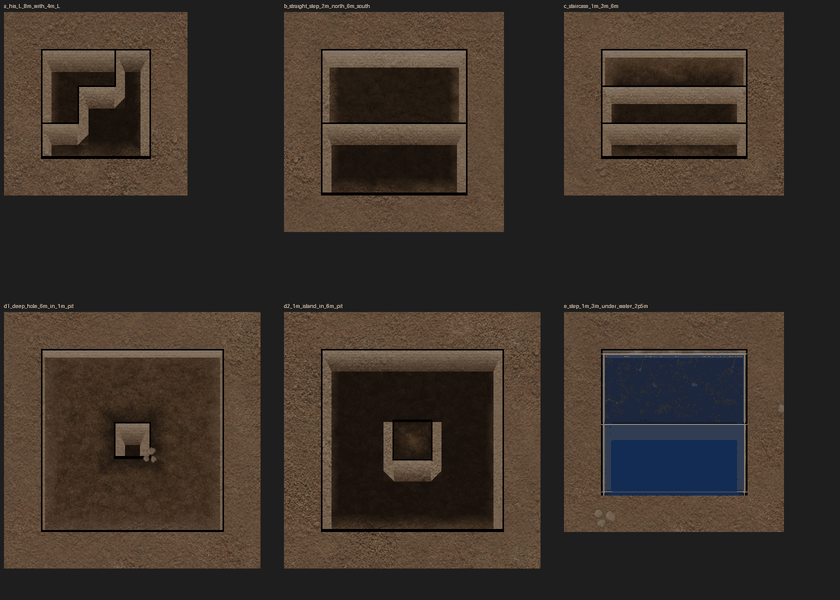
#> input picture design/specs/2026-11-22-stepped-pit-floor-look/img/captures_close_six_pits.png, 840 x 600 px, given in place of UniversalPipe_Atlas.png, which was not available
$ python fix_pipe_cell_geometry.py ../../../../design/specs/2026-11-22-stepped-pit-floor-look/img/captures_close_six_pits.png
#> lines starting #> are read from the running program, lines starting #| are printed output that depends on the picture; after the words box and inside, x2 and y2 are one past the last pixel; in counts of white or black regions, pixels touching at a corner belong together
#!/usr/bin/env python3
"""PIPE_ATLAS_REBUILD_OTHER_LOOKS_KINK: put the Industrial, Modern and Futuristic pipe atlases on the cell geometry that
vanilla Graphic_Linked actually shows (Scrapper already is: art_source/pipe/build_pipe_atlas.py).

The 2026-10-22 composer (Transient/pile_2026-10-22/pipefit/compose.py) took the whole 176 px tile for the cell, but
SubMaterialFromAtlas shows only its inner 132 px (P = 22 px of padding all round). Two defects followed:
  * elbow kink: each elbow was bent on a radius about the TILE corner, so at the shown cell edge the arc is still
    curving and meets the straight neighbour at an angle;
  * couplings in the padding: the half-coupling meant for each joint sits in the never-shown padding, where it is
    sampled only by filtering/mipmaps, and the padding is not the neighbour's continuation (check_pipe_atlas.py).
(The third, the detached north/south caps, was fixed on 2026-10-26 by art_source/pipe/fix_ns_end_caps.py.)

This is a geometric correction, no new drawing (delegation_policy section 2, owner card 2026-10-26 18:46): every pixel
written is the look's own pipe cross-section, read from its own installed straight tiles.
  * every tile: the padding is cleared, then each linked side's padding carries the look's straight cross-section
    (the neighbour's continuation), and the side's boundary line inside the cell is set to that same cross-section;
  * the four elbows (masks 3, 6, 9, 12): the shown cell is redrawn as the look's cross-section swept on a radius of
    half a cell about the shown cell's corner, so each arm leaves the cell edge square-on at the bore of the straights.
Every other pixel of the shown cells (straights, tees, cross, caps, the Modern recolour) is left byte-identical
(written() is the exact set this script owns; Tools/selftest_fw_offline_art.py exempts the same set on Modern).

    fix_pipe_cell_geometry.py                    dry run: write candidates to the work dir and report the measures
    fix_pipe_cell_geometry.py --apply            install the three through art.py (old bytes archived, one-command revert)

Idempotent: the cross-section is a median over the straight's shown pixels inside its boundary lines, which this
script never writes, so a second run reproduces the same pixels.
"""
import subprocess
import sys
from pathlib import Path

import numpy as np
from PIL import Image

ROOT = Path(__file__).resolve().parents[4]
TEX = ROOT / "src/RimMandrake/FlowWorks/Textures/RimMandrake/FlowWorks/Pipe"
ART = ROOT / "src/RimMandrake/Utils/art/art.py"
WORK = ROOT / "Transient" / "pipe_cell_geometry_work"     # inside the clone: art.py put refuses files outside it
LOOKS = ("Industrial", "Modern", "Futuristic")
N, E, S, W = 1, 2, 4, 8
CARD = ("To make the system more fire-and-forget, may I decide this class of art change without you from now on? "
        "→ Yes, delegate this class (Recommended)")
WHY = "delegated: art geometric correction (PIPE_ATLAS_REBUILD_OTHER_LOOKS_KINK; script:src/RimMandrake/FlowWorks/Tools/fix_pipe_cell_geometry.py)"


def geom(atlas):
    T = atlas.shape[1] // 4
    P = T // 8
    return T, P, T - 2 * P


def tile(atlas, m):
    """Tile of link mask m (vanilla Basic: rows of the 4x4 grid counted from the image bottom), as a view."""
    T = atlas.shape[1] // 4
    x, y = m % 4, m // 4
    return atlas[(3 - y) * T:(4 - y) * T, x * T:(x + 1) * T]


def profiles(atlas):
    """(top, hprof, vprof): the bore's first row/column inside the cell and the look's straight cross-sections, the
    per-row median of the E-W straight (mask 10) and per-column median of the N-S straight (mask 5) inside its boundary
    lines, each (W, 4)."""
    T, P, C = geom(atlas)
    h = tile(atlas, E | W)[P:P + C, P:P + C].astype(np.float64)
    v = tile(atlas, N | S)[P:P + C, P:P + C].astype(np.float64)
    rows = np.nonzero(h[:, :, 3].max(1) > 128)[0]
    cols = np.nonzero(v[:, :, 3].max(0) > 128)[0]
    if rows[0] != cols[0] or rows[-1] != cols[-1]:
        raise SystemExit("straights disagree on the bore: rows %s-%s vs cols %s-%s" % (rows[0], rows[-1], cols[0], cols[-1]))
    hp = np.median(h[rows[0]:rows[-1] + 1, 1:-1], axis=1)      # the boundary lines are left out: this script rewrites them
    vp = np.median(v[1:-1, cols[0]:cols[-1] + 1], axis=0)
    return int(rows[0]), hp, vp


def elbow(T, P, C, top, hp, vp, m):
    """The shown cell of elbow m: the cross-section swept about the shown cell's corner between its two linked sides."""
    Wd = hp.shape[0]
    R0 = top                                            # inner radius: the bore starts `top` px from the corner's edges
    cx = P + C if m & E else P                          # corner of the shown cell shared by the two linked sides
    cy = P if m & N else P + C
    yy, xx = np.mgrid[0:T, 0:T].astype(np.float64) + 0.5
    dx, dy = xx - cx, yy - cy
    v = np.hypot(dx, dy) - R0                           # radial position across the bore, 0 at the inner wall
    f = np.arctan2(np.abs(dx), np.abs(dy)) / (np.pi / 2)   # 0 at the E-W end (straight below/above the corner), 1 at the N-S end
    vi = np.clip(np.floor(v).astype(int), 0, Wd - 1)
    hrow = vi if m & N else Wd - 1 - vi                 # E-W end: the inner wall faces the corner's row
    vcol = Wd - 1 - vi if m & E else vi                 # N-S end: the inner wall faces the corner's column
    w = np.clip((0.75 - f) / 0.5, 0, 1)[..., None]   # weight of the E-W cross-section
    rgb = hp[hrow, :3] * w + vp[vcol, :3] * (1 - w)
    cover = np.clip(np.minimum(v, Wd - v) + 0.5, 0, 1)
    inside = np.zeros((T, T), bool)
    inside[P:P + C, P:P + C] = True
    out = np.zeros((T, T, 4))
    out[..., :3] = rgb
    out[..., 3] = 255.0 * cover * inside
    return out


def written(T, P, C, m):
    """The pixels of tile m this correction owns: the padding ring, each linked side's boundary line, a whole elbow."""
    w = np.ones((T, T), bool)
    w[P:P + C, P:P + C] = m in (N | E, E | S, S | W, W | N)
    if m & N: w[P, :] = True
    if m & S: w[P + C - 1, :] = True
    if m & W: w[:, P] = True
    if m & E: w[:, P + C - 1] = True
    return w


def fixed(atlas):
    atlas = atlas.copy()
    T, P, C = geom(atlas)
    top, hp, vp = profiles(atlas)
    Wd = hp.shape[0]
    b0, b1 = P + top, P + top + Wd                      # bore span in tile px
    for m in range(16):
        t = tile(atlas, m)
        new = np.zeros((T, T, 4))
        if m in (N | E, E | S, S | W, W | N):
            new = elbow(T, P, C, top, hp, vp, m)
        # each linked side: the padding is the neighbour's continuation, and the boundary line is the same cross-section
        # (the whole boundary line is cleared first: an elbow's antialiased fringe must not reach the seam)
        if m & N: new[P, :] = 0; new[:P + 1, b0:b1] = vp[None]
        if m & S: new[P + C - 1, :] = 0; new[P + C - 1:, b0:b1] = vp[None]
        if m & W: new[:, P] = 0; new[b0:b1, :P + 1] = hp[:, None]
        if m & E: new[:, P + C - 1] = 0; new[b0:b1, P + C - 1:] = hp[:, None]
        new = np.clip(np.rint(new), 0, 255)
        new[new[..., 3] == 0] = 0                       # no colour under zero alpha (filtering samples it)
        w = written(T, P, C, m)
        t[w] = new[w].astype(np.uint8)                  # every other pixel (the shown straights, tees, caps) untouched
    return atlas


def main(argv):
    apply = "--apply" in argv
    WORK.mkdir(parents=True, exist_ok=True)
    for look in LOOKS:
        src = TEX / look / "UniversalPipe_Atlas.png"
        before = np.asarray(Image.open(src).convert("RGBA"))
        after = fixed(before)
#> in fixed, `T, P, C = geom(atlas)`: T = 210; P = 26; C = 158
#> in profiles, `T, P, C = geom(atlas)`: T = 210; P = 26; C = 158
#> in tile, `return atlas[(3 - y) * T:(4 - y) * T, x * T:(x + 1) * T]`:
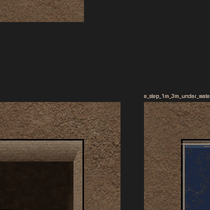
#> returned value: shape (210, 210, 4); mean of channels 0, 1, 2, 3 55.5, 47.4, 40.9, 255; drawn as R, G, B
#> in profiles, `h = tile(atlas, E | W)[P:P + C, P:P + C].astype(np.float64)`:
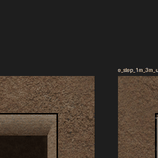
#> h: shape (158, 158, 4) float64; mean R, G, B, A 56.7, 48.2, 41, 255
#> call 2 of tile, with m = 5
#> in tile (call 2), `return atlas[(3 - y) * T:(4 - y) * T, x * T:(x + 1) * T]`:
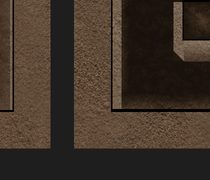
#> returned value: shape (180, 210, 4); mean of channels 0, 1, 2, 3 62.9, 50.5, 40, 255; drawn as R, G, B
#> in profiles, `v = tile(atlas, N | S)[P:P + C, P:P + C].astype(np.float64)`:
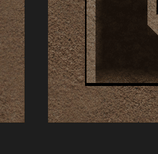
#> v: shape (154, 158, 4) float64; mean R, G, B, A 61.5, 49.8, 39.9, 255
#> in profiles, `rows = np.nonzero(h[:, :, 3].max(1) > 128)[0]`: rows = 158 values from 0 to 157
#> in profiles, `hp = np.median(h[rows[0]:rows[-1] + 1, 1:-1], axis=1)`: hp = 158 rows, first 6: [30, 30, 30, 255], [30, 30, 30, 255], [30, 30, 30, 255], [30, 30, 30, 255], [30, 30, 30, 255], [30, 30, 30, 255]
#> in profiles, `vp = np.median(v[1:-1, cols[0]:cols[-1] + 1], axis=0)`: vp = 158 rows, first 6: [95, 73.5, 55, 255], [94.5, 74, 56, 255], [93, 73, 56, 255], [93, 72, 56, 255], [95, 72, 54, 255], [95, 74, 56, 255]
#> in fixed, `top, hp, vp = profiles(atlas)`: top = 0
#> in fixed, `b0, b1 = P + top, P + top + Wd`: b0 = 26; b1 = 184
#> the loop in fixed, `for m in range(16):` made 1 pass
#> pass 1, in fixed, `w = written(T, P, C, m)`:
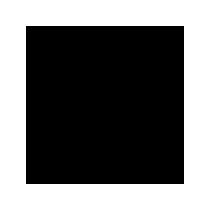
#> w: shape (210, 210) bool; 43.4% white; 1 white region, box (x1, y1, x2, y2) and area: (0, 0, 210, 210) 19136
#> after the loop in fixed, `for m in range(16):`: new: shape (210, 210, 4) float64; every value is 0
        cand = WORK / ("%s_UniversalPipe_Atlas.png" % look)
        Image.fromarray(after, "RGBA").save(cand)
        changed = int((np.abs(after.astype(int) - before.astype(int)).max(2) > 0).sum())
        print("%s: %d px changed -> %s" % (look, changed, cand))
        if apply:
            if not changed:
                print("   already on the cell geometry; skipped")
                continue
            rel = "RimMandrake/FlowWorks/Pipe/%s/UniversalPipe_Atlas.png" % look
            r = subprocess.run([sys.executable, str(ART), "install", "FlowWorks", rel, "--file", str(cand),
                                "--by-card", CARD, "--why", WHY], cwd=ROOT, capture_output=True, text=True)
            print("  ", (r.stdout + r.stderr).strip().splitlines()[-1:] or "")
            if r.returncode:
                return r.returncode
    return 0


if __name__ == "__main__":
#> (the run stopped early here; a loop or call above may not have finished)
